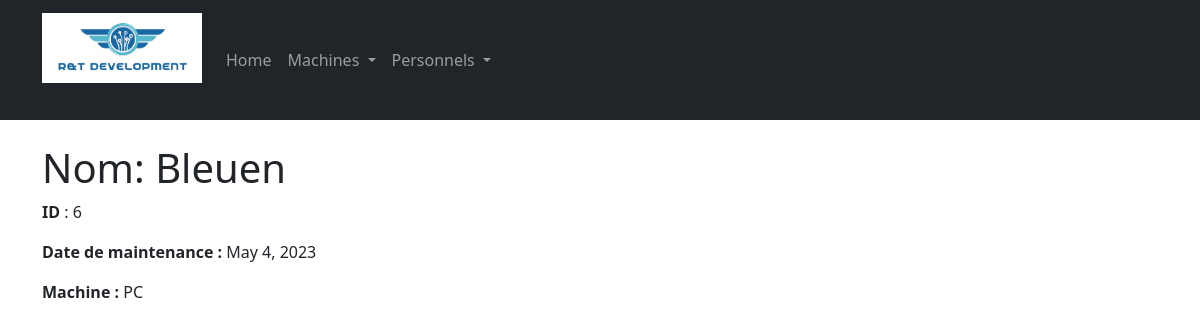
/computerApp/machines_detail/6, run on the app's committed database.
### computerApp/models.py (models this page shows, shortened)
class Machine(models.Model):
    TYPE = (
        ('PC', ('PC - Run windows')),
        ('Mac', ('Mac - Run MacOS')),
        ('Server', ('Serveur - Simple Server to deploy virtual machines')),
        ('Switch', ('Switch - To maintains and connect servers')),
    )
    id = models.AutoField(primary_key=True, editable=False)
    nom = models.CharField(max_length=10)
    maintenanceDate = models.DateField(default = datetime.now())
    mach = models.CharField(max_length=32, choices= TYPE, default='PC')

### computerApp/views.py (the view)
# urls.py: path('machines_detail/<pk>', views.machine_detail_view, name='machine-detail'),
def machine_detail_view(request, pk):
	machine = get_object_or_404(Machine, id=pk)
	context={'machine': machine}
	return render(request , 'computerApp/machines_detail.html',context)

### computerApp/templates/computerApp/machines_detail.html
{% extends "computerApp/machines_list.html" %}
{% block content %}
    <h1>Nom: {{machine.nom}} </h1>
    <p><strong>ID</strong> : {{machine.id}} </a></p>
    <p><strong>Date de maintenance : </strong>{{machine.maintenanceDate}} </p>
    <p><strong>Machine : </strong> {{machine.mach}} </p>
{% endblock %}

### data on the page
Machine: nom "Bleuen", id "6", maintenanceDate "May 4, 2023", mach "PC"
